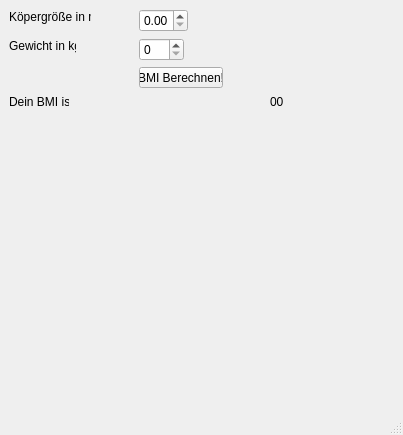
<?xml version="1.0" encoding="UTF-8"?>
<ui version="4.0">
 <class>MainWindow</class>
 <widget class="QMainWindow" name="MainWindow">
  <property name="geometry">
   <rect>
    <x>0</x>
    <y>0</y>
    <width>403</width>
    <height>435</height>
   </rect>
  </property>
  <property name="windowTitle">
   <string>MainWindow</string>
  </property>
  <widget class="QWidget" name="centralwidget">
   <widget class="QLabel" name="label_result">
    <property name="geometry">
     <rect>
      <x>9</x>
      <y>94</y>
      <width>60</width>
      <height>16</height>
     </rect>
    </property>
    <property name="text">
     <string>Dein BMI ist:</string>
    </property>
   </widget>
   <widget class="QLabel" name="result">
    <property name="geometry">
     <rect>
      <x>270</x>
      <y>94</y>
      <width>16</width>
      <height>16</height>
     </rect>
    </property>
    <property name="text">
     <string>00</string>
    </property>
   </widget>
   <widget class="QLabel" name="label">
    <property name="geometry">
     <rect>
      <x>9</x>
      <y>9</y>
      <width>82</width>
      <height>16</height>
     </rect>
    </property>
    <property name="text">
     <string>K&amp;ouml;pergr&amp;ouml;&amp;szlig;e in m:</string>
    </property>
    <property name="textFormat">
     <enum>Qt::RichText</enum>
    </property>
   </widget>
   <widget class="QDoubleSpinBox" name="height">
    <property name="geometry">
     <rect>
      <x>139</x>
      <y>9</y>
      <width>49</width>
      <height>23</height>
     </rect>
    </property>
    <property name="maximum">
     <double>2.000000000000000</double>
    </property>
    <property name="singleStep">
     <double>0.010000000000000</double>
    </property>
   </widget>
   <widget class="QLabel" name="label_2">
    <property name="geometry">
     <rect>
      <x>9</x>
      <y>38</y>
      <width>67</width>
      <height>16</height>
     </rect>
    </property>
    <property name="text">
     <string>Gewicht in kg:</string>
    </property>
   </widget>
   <widget class="QSpinBox" name="weight">
    <property name="geometry">
     <rect>
      <x>139</x>
      <y>38</y>
      <width>45</width>
      <height>23</height>
     </rect>
    </property>
    <property name="maximum">
     <number>200</number>
    </property>
   </widget>
   <widget class="QPushButton" name="calculat">
    <property name="geometry">
     <rect>
      <x>139</x>
      <y>67</y>
      <width>84</width>
      <height>21</height>
     </rect>
    </property>
    <property name="text">
     <string>BMI Berechnen!</string>
    </property>
   </widget>
  </widget>
  <widget class="QMenuBar" name="menubar">
   <property name="geometry">
    <rect>
     <x>0</x>
     <y>0</y>
     <width>403</width>
     <height>20</height>
    </rect>
   </property>
  </widget>
  <widget class="QStatusBar" name="statusbar"/>
 </widget>
 <resources/>
 <connections/>
</ui>
